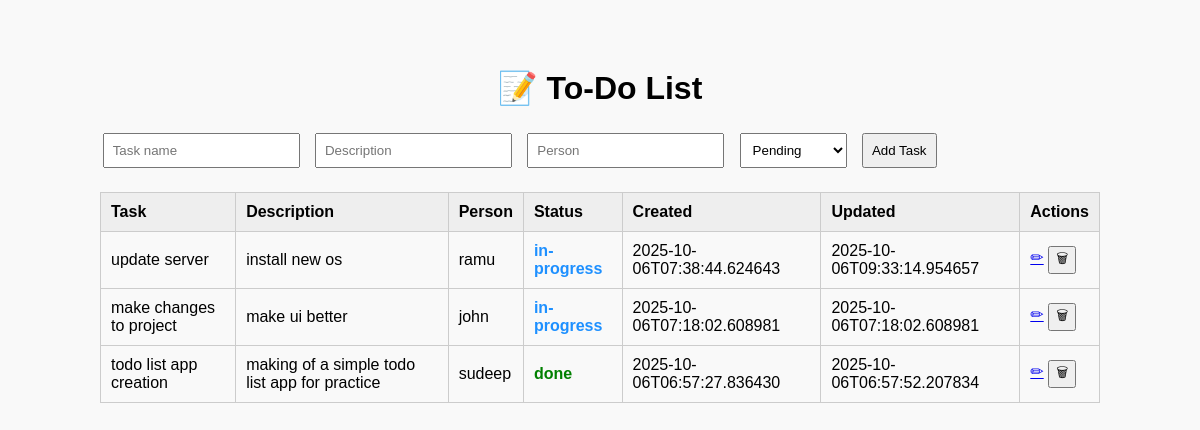
The page / on the database its author committed.
### tables this page shows
CREATE TABLE todos (
                task_id INTEGER PRIMARY KEY AUTOINCREMENT,
                task_name TEXT NOT NULL,
                description TEXT,
                person TEXT,
                status TEXT DEFAULT 'pending',
                created_at TEXT DEFAULT CURRENT_TIMESTAMP,
                updated_at TEXT DEFAULT CURRENT_TIMESTAMP
            );

### main.py (the view)
@app.get("/", response_class=HTMLResponse)
async def read_tasks(request: Request):
    tasks = await get_all_tasks()
    return templates.TemplateResponse("index.html", {"request": request, "tasks": tasks})

### templates/index.html (shortened to what this page needs)
<!DOCTYPE html>
<html lang="en">
<head>
    <link rel="stylesheet" href="/static/styles.css">
</head>
<body>
    <h1>📝 To-Do List</h1>
    <form action="/add" method="post" class="task-form">
        <input type="text" name="task_name" placeholder="Task name" required>
        <input type="text" name="description" placeholder="Description">
        <input type="text" name="person" placeholder="Person">
        <select name="status">
            <option value="pending">Pending</option>
        </select>
        <button type="submit">Add Task</button>
    </form>
    {% if tasks %}
    <table class="task-table">
        <thead>
            <tr>
                <th>Task</th>
                <th>Description</th>
                <th>Person</th>
                <th>Status</th>
                <th>Created</th>
                <th>Updated</th>
                <th>Actions</th>
            </tr>
        </thead>
        <tbody>
            {% for task in tasks %}
            <tr>
                <td>{{ task.task_name }}</td>
                <td>{{ task.description }}</td>
                <td>{{ task.person }}</td>
                <td><span class="status {{ task.status }}">{{ task.status }}</span></td>
                <td>{{ task.created_at }}</td>
                <td>{{ task.updated_at }}</td>
                <td>
                    <a href="/edit/{{ task.task_id }}">✏</a>
                    <form action="/delete/{{ task.task_id }}" method="post" style="display:inline;">
                        <button type="submit" title="Delete" onclick="return confirm('Delete this task?')">🗑</button>
                    </form>
                </td>
            </tr>
            {% endfor %}
        </tbody>
    </table>
    {% else %}
        <p>No tasks found.</p>
    {% endif %}
</body>
</html>

### static/styles.css (style rules this page uses)
body { font-family: Arial, sans-serif; max-width: 1000px; margin: 2em auto; background: #f9f9f9; padding: 1em; border-radius: 8px; }
h1 { text-align: center; }
.task-form input, .task-form select, .task-form button { margin: 0.3em 0.2em; padding: 8px; }
.task-form { display: flex; flex-wrap: wrap; gap: 10px; margin-bottom: 20px; }
.task-table { width: 100%; border-collapse: collapse; }
.task-table th, .task-table td { border: 1px solid #ccc; padding: 10px; text-align: left; }
.task-table th { background-color: #eee; }
.status.in-progress { color: dodgerblue; font-weight: bold; }
.status.done { color: green; font-weight: bold; }

### rows shown on the page
todos: task_name "update server", description "install new os", person "ramu", status "in-progress", created_at "2025-10-06T07:38:44.624643", updated_at "2025-10-06T09:33:14.954657"
todos: task_name "make changes to project", description "make ui better", person "john", status "in-progress", created_at "2025-10-06T07:18:02.608981", updated_at "2025-10-06T07:18:02.608981"
todos: task_name "todo list app creation", description "making of a simple todo list app for practice", person "sudeep", status "done", created_at "2025-10-06T06:57:27.836430", updated_at "2025-10-06T06:57:52.207834"
